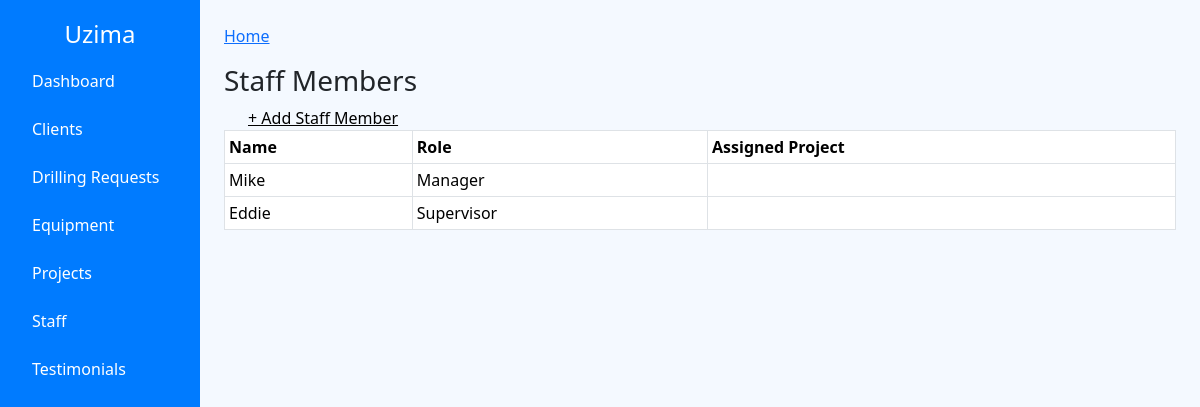
Page /staff/ on the committed database.
### core/models.py (models this page shows, shortened)
class Staff(models.Model):
    name = models.CharField(max_length=100)
    role = models.CharField(max_length=50)
    contact = models.CharField(max_length=20)

### core/views.py (the view)
# urls.py: path('staff/', views.staff_list, name='staff_list'),
def staff_list(request):
    staff = Staff.objects.all()
    return render(request, 'staff.html', {'staff': staff})

### core/templates/staff.html
{% extends 'base.html' %}
{% block content %}
<h3>Staff Members</h3>
<a href="{% url 'add_staff' %}" class="bg-blue-600 hover:bg-blue-700 text-black px-4 py-2 rounded-xl shadow-md">+ Add Staff Member</a>
<table class="table table-sm table-bordered">
    <thead><tr><th>Name</th><th>Role</th><th>Assigned Project</th></tr></thead>
    <tbody>
    {% for staff in staff %}
    <tr><td>{{ staff.name }}</td><td>{{ staff.role }}</td><td>{{ staff.assigned_project }}</td></tr>
    {% endfor %}
    </tbody>
</table>
{% endblock %}

### core/templates/base.html (style rules this page uses)
body { background-color: #f4f9ff; }

### rows in the picture
Staff: name "Mike", role "Manager"
Staff: name "Eddie", role "Supervisor"
